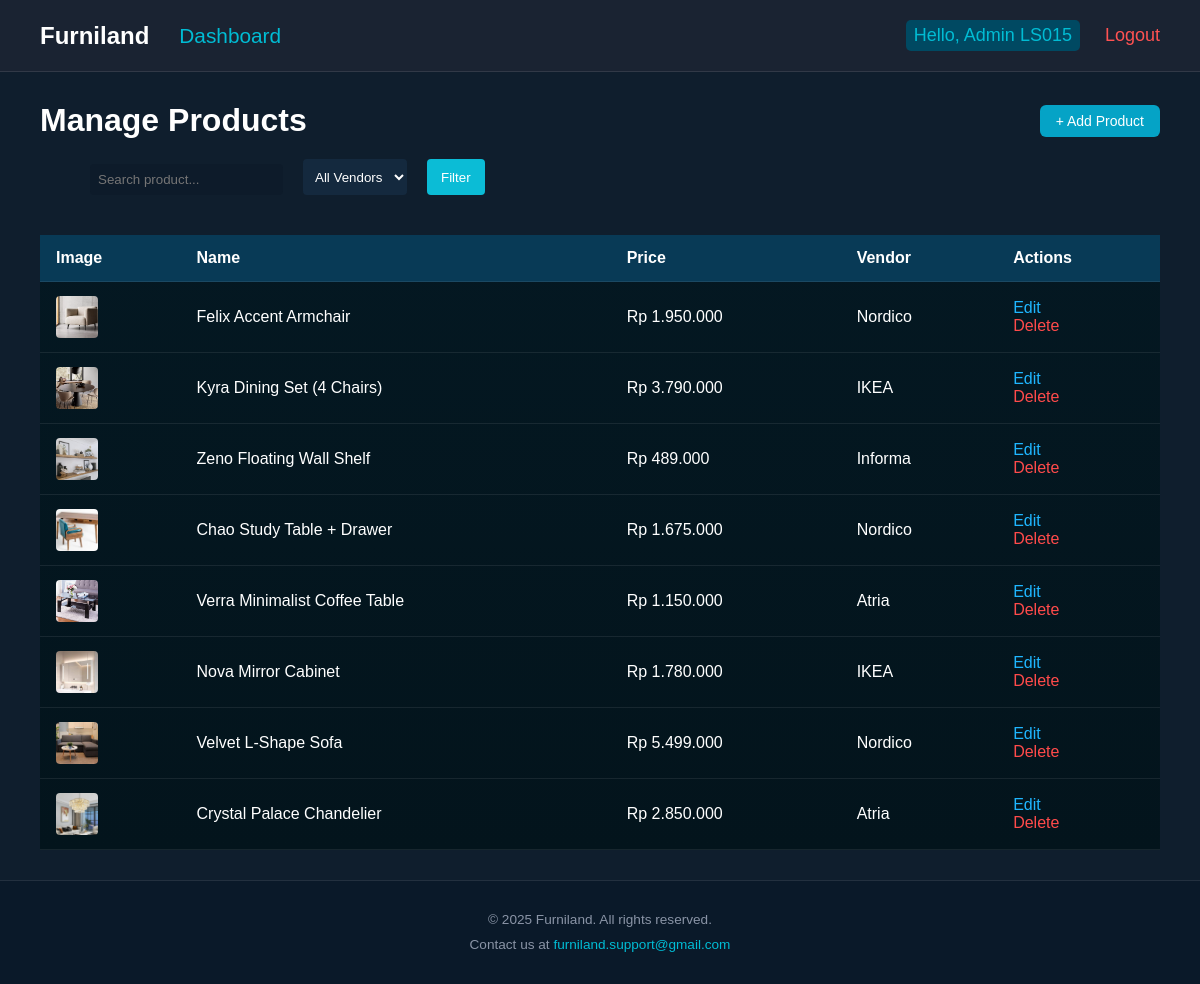
The app's page /manage_product.php (signed in) with its own data.
### tables this page shows
CREATE TABLE `products` (
  `productID` int(10) NOT NULL,
  `productName` varchar(30) DEFAULT NULL,
  `description` varchar(255) DEFAULT NULL,
  `price` float DEFAULT NULL,
  `image` varchar(100) DEFAULT NULL,
  `vendorID` int(10) NOT NULL
);

CREATE TABLE `vendors` (
  `vendorID` int(10) NOT NULL,
  `vendorName` varchar(20) DEFAULT NULL,
  `location` varchar(100) DEFAULT NULL
);

### manage_product.php (the view, shortened to what this page needs)
<?php
include "includes/connect.php";
include "includes/header.php";
$search = $_GET['search'] ?? '';
$query = "
SELECT p.*, v.vendorName
FROM products p
JOIN vendors v ON p.vendorID = v.vendorID
WHERE p.productName LIKE '%$search%'
";
$products = mysqli_query($conn, $query);
?>
<link rel="stylesheet" href="assets/style.css?v=6">
<main class="admin-page">
    <div class="page-header">
        <h1>Manage Products</h1>
        <a href="add_product.php" class="btn-add">+ Add Product</a>
    </div>
    <div class="filter-bar">
        <form method="get">
            <input type="text" name="search" placeholder="Search product..."
                   value="<?= htmlspecialchars($search) ?>">
            <select name="vendor">
                <option value="">All Vendors</option>
            </select>
            <button type="submit">Filter</button>
        </form>
    </div>
    <table class="product-table">
        <thead>
            <tr>
                <th>Image</th>
                <th>Name</th>
                <th>Price</th>
                <th>Vendor</th>
                <th>Actions</th>
            </tr>
        </thead>
        <tbody>
            <?php while ($p = mysqli_fetch_assoc($products)) { ?>
            <tr>
                <td>
                    <img src="assets/images/<?= $p['image'] ?>" class="thumb">
                </td>
                <td><?= $p['productName'] ?></td>
                <td>Rp <?= number_format($p['price'], 0, ',', '.') ?></td>
                <td><?= $p['vendorName'] ?></td>
                <td class="actions">
                    <a href="edit_product.php?id=<?= $p['productID'] ?>" class="edit-link">Edit</a><br>
                    <a href="?delete=<?= $p['productID'] ?>"
                       class="delete-link"
                       onclick="return confirm('Delete this product?')">Delete</a>
                </td>
            </tr>
            <?php } ?>
        </tbody>
    </table>
</main>
<?php include "includes/footer.php"; ?>

### assets/style.css (style rules this page uses)
* { font-family: 'Segoe UI', Tahoma, Geneva, Verdana, sans-serif; }
main { max-width: 1400px; margin: 0 auto; }
input[type="text"], input[type="email"], input[type="date"], input[type="password"] { width: 100%; padding: 8px; margin-top: 5px; border-radius: 5px; border: 1px solid #3a506b; background-color: #0d1b2a; color: white; margin-left: 0; }
.filter-bar { display: flex; justify-content: space-between; padding: 0 50px 25px; }
select, input, button { padding: 8px 12px; border-radius: 6px; border: 1px solid #607b85; outline: none; background-color: #14293e; color: white; margin-left: 10px; }
button { background: #0db5e9; color: black; cursor: pointer; }
* { box-sizing: border-box; font-family: Arial, sans-serif; margin: 0; padding: 0; }
.admin-page { width: 100%; padding: 30px 40px; box-sizing: border-box; color: #fff; }
.page-header { display: flex; justify-content: space-between; align-items: center; margin-bottom: 20px; }
.btn-add { background: #05a3c6; color: #fff; padding: 8px 16px; border-radius: 6px; text-decoration: none; font-size: 14px; }
.actions { text-align: left; }
.edit-link { color: #1fb6ff; text-decoration: none; }
.delete-link { color: #ff4b4b; text-decoration: none; }
input[type="text"] { border: 0.3px solid #00699e; }
.filter-bar { margin-bottom: 15px; }
.filter-bar form { display: flex; gap: 10px; }
.filter-bar input, .filter-bar select { padding: 8px; border-radius: 4px; border: none; }
.filter-bar button { padding: 8px 14px; background: #0bbcd6; border: none; color: #fff; border-radius: 4px; cursor: pointer; }
.product-table { width: 100%; border-collapse: collapse; background: linear-gradient(180deg, #041822, #03141c); }
.product-table thead { background: #083a56; }
.product-table th, .product-table td { padding: 14px 16px; text-align: left; }
.product-table tr { border-bottom: 1px solid rgba(255, 255, 255, 0.08); }
.thumb { width: 42px; height: 42px; object-fit: cover; border-radius: 4px; }

### records on screen
products: image (picture), productName "Felix Accent Armchair", price "1.950.000", vendorID.vendorName "Nordico"
products: image (picture), productName "Kyra Dining Set (4 Chairs)", price "3.790.000", vendorID.vendorName "IKEA"
products: image (picture), productName "Zeno Floating Wall Shelf", price "489.000", vendorID.vendorName "Informa"
products: image (picture), productName "Chao Study Table + Drawer", price "1.675.000", vendorID.vendorName "Nordico"
products: image (picture), productName "Verra Minimalist Coffee Table", price "1.150.000", vendorID.vendorName "Atria"
products: image (picture), productName "Nova Mirror Cabinet", price "1.780.000", vendorID.vendorName "IKEA"
products: image (picture), productName "Velvet L-Shape Sofa", price "5.499.000", vendorID.vendorName "Nordico"
products: image (picture), productName "Crystal Palace Chandelier", price "2.850.000", vendorID.vendorName "Atria"

### other values on screen
$username "LS015"
